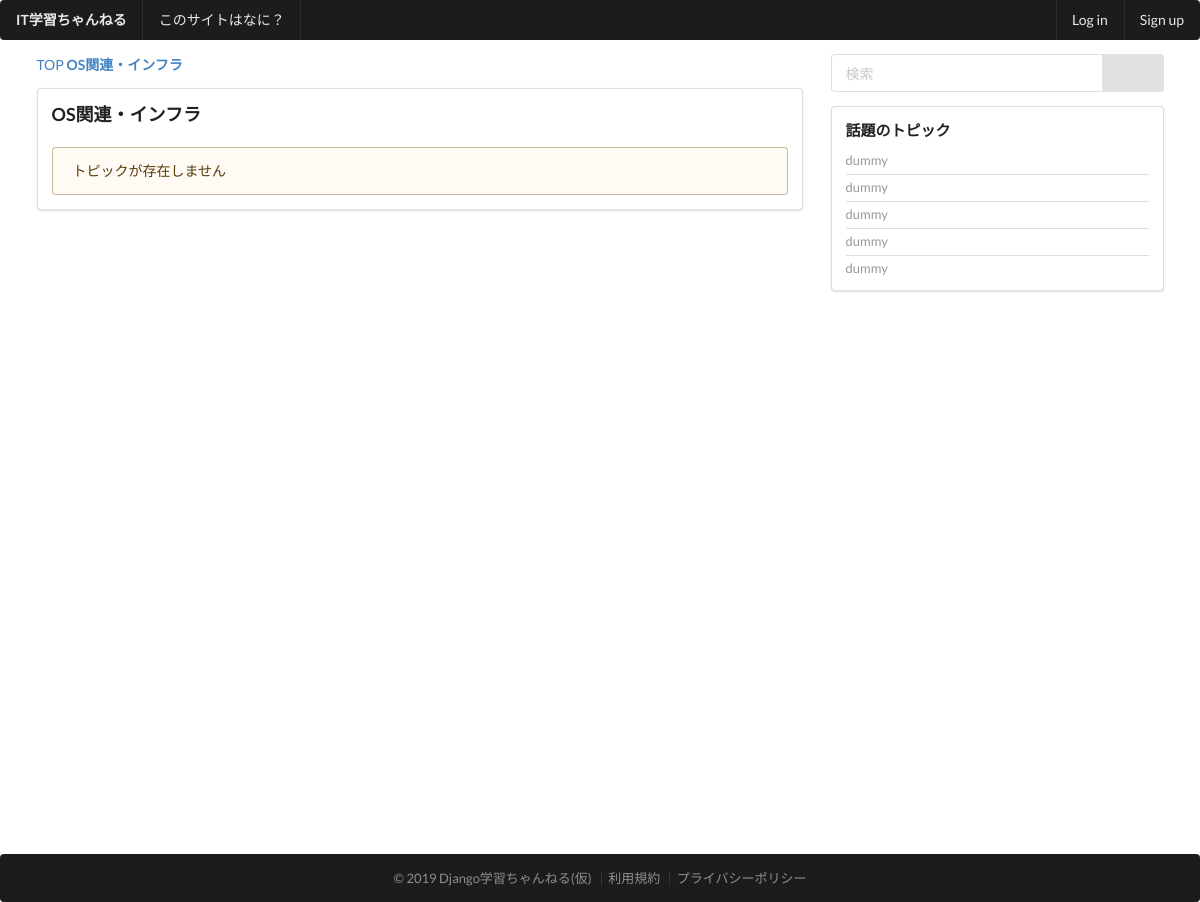
The app's page /thread/category/os/, older data.
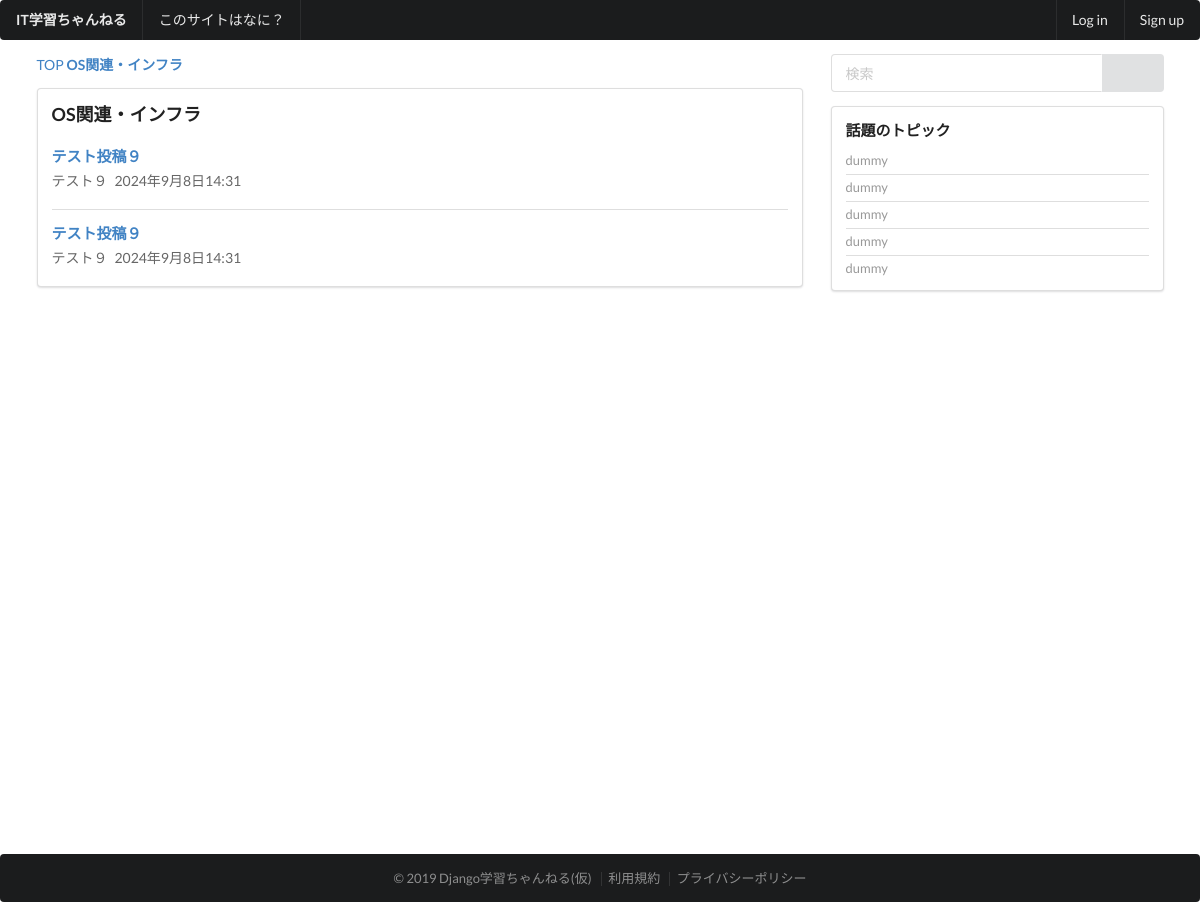
The same page, newer data.
### thread/models.py (models this page shows, shortened)
class Topic(models.Model):
    user_name = models.CharField(
        '名無しさん',
        max_length=30,
        null=True,
        blank=False,
    )
    title = models.CharField(
        'タイトル',
        max_length=255,
        null = False,
        blank = False,
    )
    message = models.TextField(
        verbose_name='本文',
        null=True,
        blank=False,
    )
    category = models.ForeignKey(
        Category,
        verbose_name='カテゴリー',
        on_delete=models.PROTECT,
        null=True,
        blank=False,
    )
    status = models.IntegerField(
        'トピックのステータス',
        default=0,
        choices=TOPIC_STATUS_CHOICE,
    )
    created = models.DateTimeField(
        auto_now_add=True,
    )
    modified = models.DateTimeField(
        auto_now=True,
    )
    objects = TopicManager()

### thread/views.py (the view)
# urls.py: path('category/<str:url_code>/', views.CategoryView.as_view(), name='category'),
class CategoryView(ListView):
    template_name = 'thread/category.html'
    context_object_name = 'topic_list'
    def get_queryset(self):
        return Topic.objects.filter(category__url_code = self.kwargs['url_code'])
    def get_context_data(self, **kwargs):
        ctx = super().get_context_data(**kwargs)
        ctx['category'] = get_object_or_404(Category, url_code=self.kwargs['url_code'])
        return ctx

### templates/thread/category.html (shortened to what this page needs)
{% extends 'base/base.html' %}
{% block content %}
<div class="ui grid stackable">
    <div class="eleven wide column">
        <div class="ui breadcrumb">
            <a class="section">TOP</a>
            <a class="active section">{{category.name}}</a>
        </div>
        <div class="ui segment">
            <div class="content">
                <div class="header"><h3>{{category.name}}</h3></div>
                <div class="ui divided items">
                    {% if topic_list %}
                    {% for topic in topic_list %}
                    <div class="item">
                        <div class="content">
                            <div class="header">
                                <a href="{% url 'topic' pk=topic.id %}"><h4>{{topic.title}}</h4></a>
                            </div>
                            <div class="meta">
                                <span class="name">{{topic.user_name}}</span>
                                <span class="date">{{topic.created}}</span>
                            </div>
                        </div>
                    </div>
                    {% endfor %}
                    {% else %}
                    <div class="ui warning message">トピックが存在しません</div>
                    {% endif %}
                </div>
            </div>
        </div>
    </div>
    {% include 'base/sidebar.html' %}
</div>
{% endblock %}

Row changes from the older to the newer data that the page shows:
added Topic: title "テスト投稿９", user_name "テスト９", created "2024年9月8日14:31"
added Topic: title "テスト投稿９", user_name "テスト９", created "2024年9月8日14:31"
Text that changed along with them:
text no longer shown: "トピックが存在しません"
